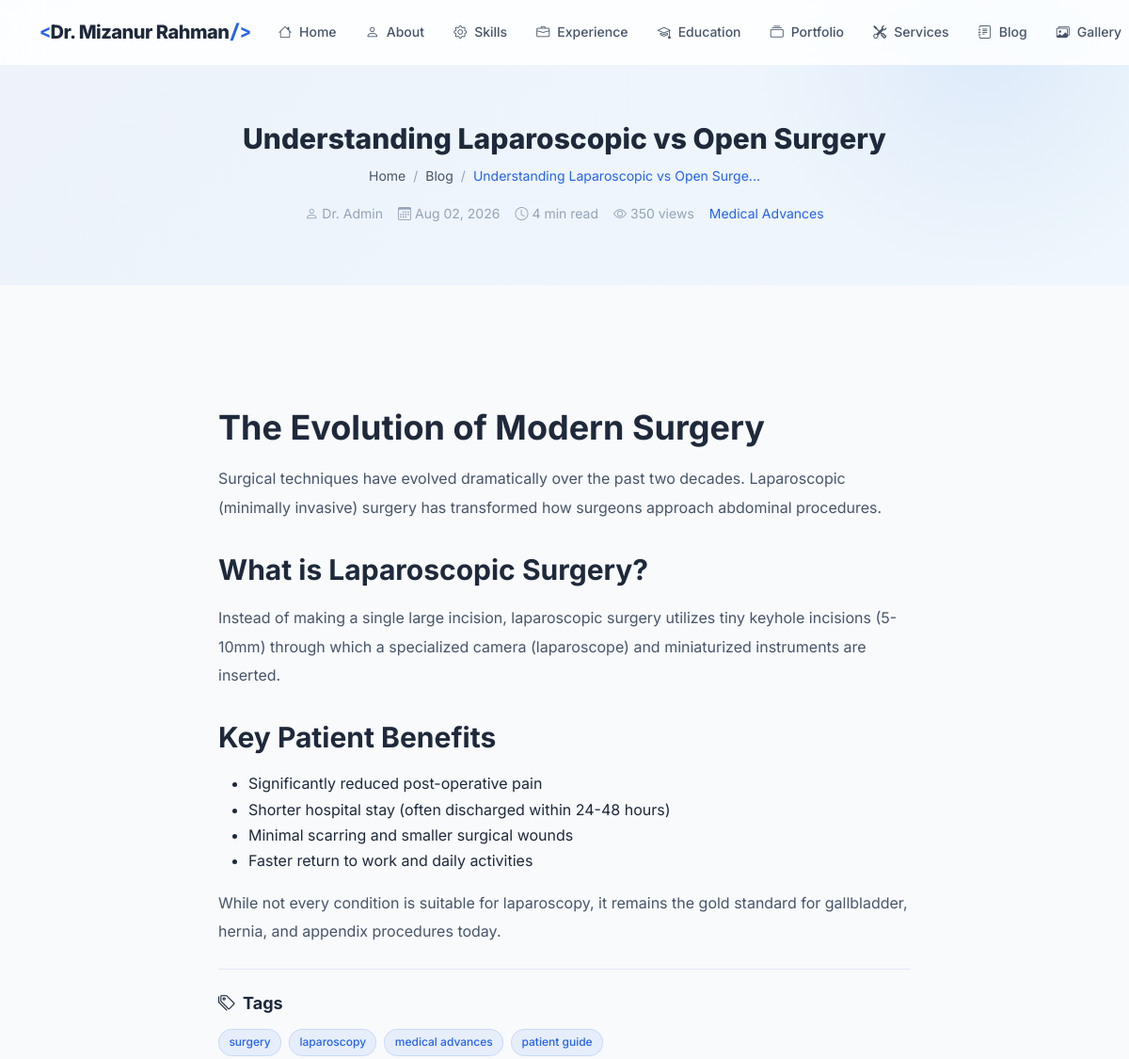
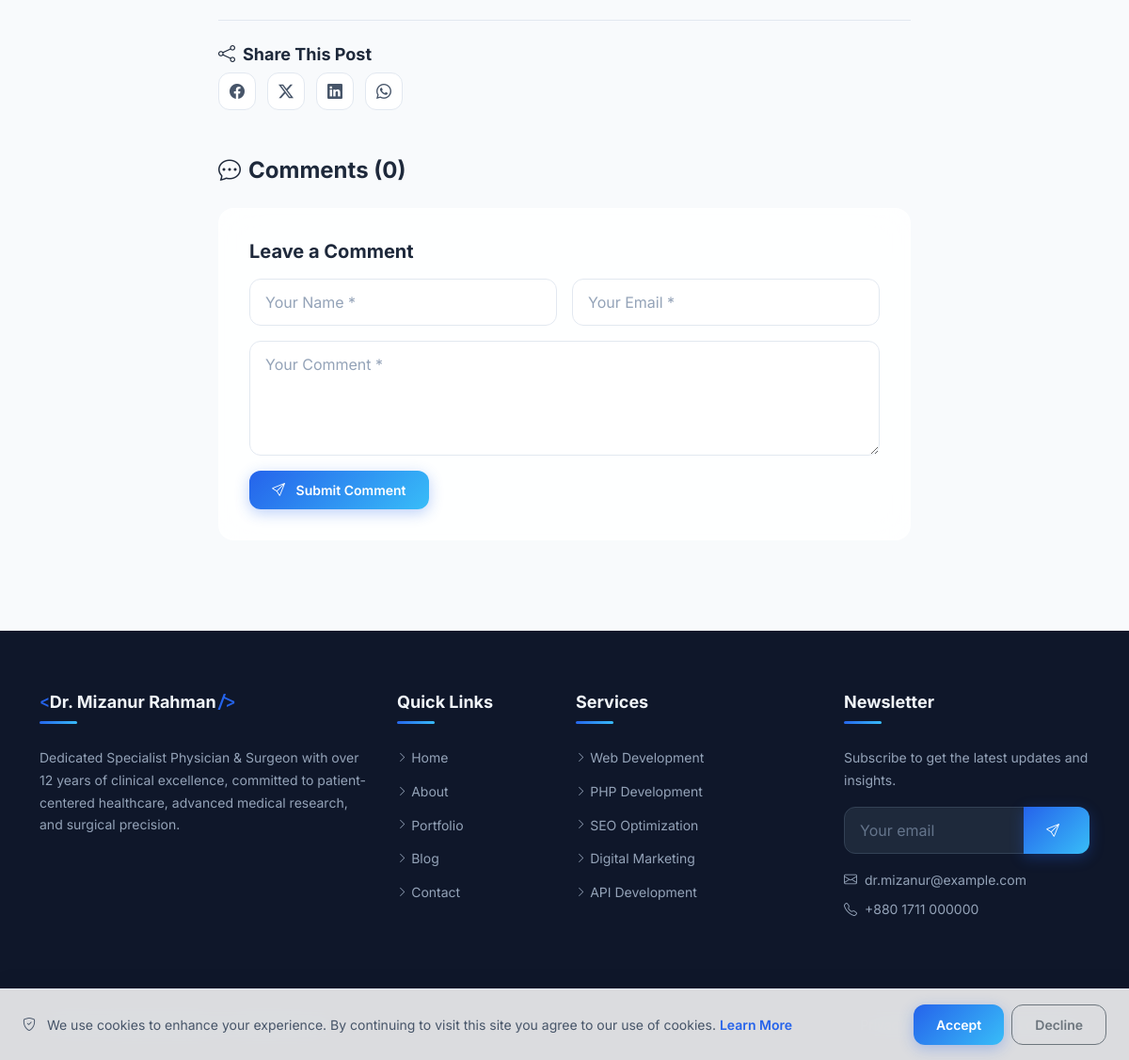
/blog/understanding-laparoscopic-vs-open-surgery, run on the app's committed database (2 pictures, top to bottom).
### tables this page shows
CREATE TABLE IF NOT EXISTS `profile` (
    `id` INT UNSIGNED AUTO_INCREMENT PRIMARY KEY,
    `user_id` INT UNSIGNED NOT NULL,
    `full_name` VARCHAR(150) NOT NULL,
    `profession` VARCHAR(255) DEFAULT NULL,
    `photo` VARCHAR(255) DEFAULT NULL,
    `bio_short` TEXT DEFAULT NULL,
    `bio_full` LONGTEXT DEFAULT NULL,
    `birthday` DATE DEFAULT NULL,
    `nationality` VARCHAR(100) DEFAULT NULL,
    `location` VARCHAR(255) DEFAULT NULL,
    `languages` VARCHAR(500) DEFAULT NULL,
    `email` VARCHAR(255) DEFAULT NULL,
    `phone` VARCHAR(50) DEFAULT NULL,
    `website` VARCHAR(255) DEFAULT NULL,
    `mission` TEXT DEFAULT NULL,
    `vision` TEXT DEFAULT NULL,
    `goals` TEXT DEFAULT NULL,
    `typing_texts` TEXT DEFAULT NULL COMMENT 'JSON array of typing animation texts',
    `stats_experience_years` INT UNSIGNED DEFAULT 0,
    `stats_projects` INT UNSIGNED DEFAULT 0,
    `stats_clients` INT UNSIGNED DEFAULT 0,
    `stats_awards` INT UNSIGNED DEFAULT 0,
    `created_at` DATETIME DEFAULT CURRENT_TIMESTAMP,
    `updated_at` DATETIME DEFAULT CURRENT_TIMESTAMP ON UPDATE CURRENT_TIMESTAMP,
    FOREIGN KEY (`user_id`) REFERENCES `users`(`id`) ON DELETE CASCADE,
    INDEX `idx_user` (`user_id`)
);

CREATE TABLE IF NOT EXISTS `blog` (
    `id` INT UNSIGNED AUTO_INCREMENT PRIMARY KEY,
    `title` VARCHAR(255) NOT NULL,
    `slug` VARCHAR(255) NOT NULL UNIQUE,
    `content` LONGTEXT NOT NULL,
    `excerpt` TEXT DEFAULT NULL,
    `featured_image` VARCHAR(255) DEFAULT NULL,
    `category_id` INT UNSIGNED DEFAULT NULL,
    `tags` VARCHAR(500) DEFAULT NULL COMMENT 'Comma-separated tags',
    `meta_title` VARCHAR(255) DEFAULT NULL,
    `meta_description` VARCHAR(500) DEFAULT NULL,
    `meta_keywords` VARCHAR(500) DEFAULT NULL,
    `views` INT UNSIGNED DEFAULT 0,
    `reading_time` SMALLINT UNSIGNED DEFAULT 0 COMMENT 'Minutes',
    `status` ENUM('draft', 'published', 'archived') DEFAULT 'draft',
    `is_featured` TINYINT(1) DEFAULT 0,
    `published_at` DATETIME DEFAULT NULL,
    `author_id` INT UNSIGNED DEFAULT NULL,
    `created_at` DATETIME DEFAULT CURRENT_TIMESTAMP,
    `updated_at` DATETIME DEFAULT CURRENT_TIMESTAMP ON UPDATE CURRENT_TIMESTAMP,
    FOREIGN KEY (`category_id`) REFERENCES `blog_categories`(`id`) ON DELETE SET NULL,
    FOREIGN KEY (`author_id`) REFERENCES `users`(`id`) ON DELETE SET NULL,
    INDEX `idx_slug` (`slug`),
    INDEX `idx_status` (`status`),
    INDEX `idx_published` (`published_at`),
    INDEX `idx_featured` (`is_featured`),
    INDEX `idx_category` (`category_id`),
    FULLTEXT `ft_search` (`title`, `content`, `tags`)
);

CREATE TABLE IF NOT EXISTS `users` (
    `id` INT UNSIGNED AUTO_INCREMENT PRIMARY KEY,
    `name` VARCHAR(100) NOT NULL,
    `email` VARCHAR(255) NOT NULL UNIQUE,
    `password` VARCHAR(255) NOT NULL,
    `role` ENUM('admin', 'editor') NOT NULL DEFAULT 'admin',
    `avatar` VARCHAR(255) DEFAULT NULL,
    `login_attempts` TINYINT UNSIGNED DEFAULT 0,
    `locked_until` DATETIME DEFAULT NULL,
    `last_login` DATETIME DEFAULT NULL,
    `is_active` TINYINT(1) DEFAULT 1,
    `created_at` DATETIME DEFAULT CURRENT_TIMESTAMP,
    `updated_at` DATETIME DEFAULT CURRENT_TIMESTAMP ON UPDATE CURRENT_TIMESTAMP,
    INDEX `idx_email` (`email`),
    INDEX `idx_active` (`is_active`)
);

CREATE TABLE IF NOT EXISTS `blog_categories` (
    `id` INT UNSIGNED AUTO_INCREMENT PRIMARY KEY,
    `name` VARCHAR(100) NOT NULL,
    `slug` VARCHAR(100) NOT NULL UNIQUE,
    `description` VARCHAR(500) DEFAULT NULL,
    `sort_order` INT UNSIGNED DEFAULT 0,
    `created_at` DATETIME DEFAULT CURRENT_TIMESTAMP,
    INDEX `idx_slug` (`slug`)
);

### pages/blog-single.php (the view, shortened to what the rows shown need)
<?php
$slug = $_GET['slug'] ?? '';
$post = null;
$comments = [];
if ($slug) {
    try {
        $post = $db->fetch(
            "SELECT b.*, bc.name as category_name, bc.slug as category_slug, u.name as author_name
             FROM blog b
             LEFT JOIN blog_categories bc ON b.category_id = bc.id
             LEFT JOIN users u ON b.author_id = u.id
             WHERE b.slug = ? AND b.status = 'published'",
            [$slug]
        );
        if ($post) {
            $db->query("UPDATE blog SET views = views + 1 WHERE id = ?", [$post['id']]);
            $comments = $db->fetchAll(
                "SELECT * FROM blog_comments WHERE blog_id = ? AND status = 'approved' ORDER BY created_at ASC",
                [$post['id']]
            );
        }
    } catch (Exception $e) {}
}
?>
<?php if ($post): ?>
<section class="page-header">
    <div class="container">
        <h1 class="page-title" data-aos="fade-up" style="font-size: var(--font-size-3xl);"><?php echo e($post['title']); ?></h1>
        <nav aria-label="breadcrumb" data-aos="fade-up" data-aos-delay="100">
            <ol class="breadcrumb">
                <li class="breadcrumb-item"><a href="<?php echo url('home'); ?>">Home</a></li>
                <li class="breadcrumb-item"><a href="<?php echo url('blog'); ?>">Blog</a></li>
                <li class="breadcrumb-item active"><?php echo e(truncate($post['title'], 40)); ?></li>
            </ol>
        </nav>
        <div class="d-flex justify-content-center gap-3 flex-wrap mt-3" style="font-size: var(--font-size-sm); color: var(--text-muted);">
            <span><i class="bi bi-person me-1"></i><?php echo e($post['author_name'] ?? 'Admin'); ?></span>
            <span><i class="bi bi-calendar3 me-1"></i><?php echo formatDate($post['published_at']); ?></span>
            <span><i class="bi bi-clock me-1"></i><?php echo (int)$post['reading_time']; ?> min read</span>
            <span><i class="bi bi-eye me-1"></i><?php echo formatNumber((int)$post['views']); ?> views</span>
            <?php if (!empty($post['category_name'])): ?>
            <span><a href="<?php echo url('blog/category/' . $post['category_slug']); ?>" class="category-badge"><?php echo e($post['category_name']); ?></a></span>
            <?php endif; ?>
        </div>
    </div>
</section>
<section class="section" data-blog-id="<?php echo (int)$post['id']; ?>">
    <div class="container">
        <div class="row justify-content-center">
            <div class="col-lg-8">
                <article class="blog-single-content" data-aos="fade-up">
                    <?php echo $post['content']; ?>
                </article>
                <?php if (!empty($post['tags'])): ?>
                <div class="mt-4 pt-4" style="border-top: 1px solid var(--border-color);" data-aos="fade-up">
                    <h6 class="mb-2"><i class="bi bi-tags me-2"></i>Tags</h6>
                    <div class="tech-tags">
                        <?php foreach (explode(',', $post['tags']) as $tag): ?>
                            <?php if (trim($tag)): ?>
                                <a href="<?php echo url('blog/tag/' . slugify(trim($tag))); ?>" class="tech-tag"><?php echo e(trim($tag)); ?></a>
                            <?php endif; ?>
                        <?php endforeach; ?>
                    </div>
                </div>
                <?php endif; ?>
                <div class="mt-4 pt-4" style="border-top: 1px solid var(--border-color);" data-aos="fade-up">
                    <h6 class="mb-2"><i class="bi bi-share me-2"></i>Share This Post</h6>
                    <div class="share-buttons">
                        <button class="share-btn facebook" aria-label="Share on Facebook"><i class="bi bi-facebook"></i></button>
                        <button class="share-btn twitter" aria-label="Share on Twitter"><i class="bi bi-twitter-x"></i></button>
                        <button class="share-btn linkedin" aria-label="Share on LinkedIn"><i class="bi bi-linkedin"></i></button>
                        <button class="share-btn whatsapp" aria-label="Share on WhatsApp"><i class="bi bi-whatsapp"></i></button>
                    </div>
                </div>
                <div class="mt-5" data-aos="fade-up">
                    <h4 class="mb-4"><i class="bi bi-chat-dots me-2"></i>Comments (<?php echo count($comments); ?>)</h4>
                    <?php if (getSetting('comments_enabled', '1') === '1'): ?>
                    <div class="glass-card mt-4">
                        <h5 class="mb-3">Leave a Comment</h5>
                        <form method="post" class="contact-form">
                            <div class="row g-3">
                                <div class="col-md-6">
                                    <input type="text" name="comment_name" class="form-control" placeholder="Your Name *" required>
                                </div>
                                <div class="col-md-6">
                                    <input type="email" name="comment_email" class="form-control" placeholder="Your Email *" required>
                                </div>
                                <div class="col-12">
                                    <textarea name="comment_text" class="form-control" rows="4" placeholder="Your Comment *" required></textarea>
                                </div>
                                <div class="col-12">
                                    <button type="submit" class="btn btn-primary"><i class="bi bi-send"></i> Submit Comment</button>
                                </div>
                            </div>
                        </form>
                    </div>
                    <?php endif; ?>
                </div>
            </div>
        </div>
    </div>
</section>
<?php endif; ?>

### templates/header.php (shortened to what the rows shown need)
<?php
$profile = [];
try {
    $profile = $db->fetch("SELECT * FROM profile LIMIT 1") ?? [];
} catch (Exception $e) {
    $profile = [];
}
?>
<!DOCTYPE html>
<html lang="en" data-theme="light">
<head>
    <link rel="stylesheet" href="https://cdn.jsdelivr.net/npm/bootstrap@5.3.3/dist/css/bootstrap.min.css">
    <link rel="stylesheet" href="https://cdn.jsdelivr.net/npm/bootstrap-icons@1.11.3/font/bootstrap-icons.min.css">
    <link rel="stylesheet" href="https://unpkg.com/aos@2.3.1/dist/aos.css">
    <link rel="stylesheet" href="<?php echo asset('css/style.css'); ?>">
</head>
<body>
    <nav class="navbar navbar-expand-lg fixed-top glass-nav" id="mainNav">
        <div class="container">
            <a class="navbar-brand brand-logo" href="<?php echo url('home'); ?>">
                <?php if (!empty(getSetting('site_logo'))): ?>
                    <img src="<?php echo e(uploadUrl(getSetting('site_logo'))); ?>" alt="<?php echo e(SITE_NAME); ?>" height="40">
                <?php else: ?>
                    <span class="brand-text">
                        <span class="brand-accent">&lt;</span><?php echo e($profile['full_name'] ?? 'JD'); ?><span class="brand-accent">/&gt;</span>
                    </span>
                <?php endif; ?>
            </a>
        </div>
    </nav>
    <main id="main-content">

### templates/footer.php (shortened to what the rows shown need)
    </main>
    <footer class="site-footer">
        <div class="footer-top">
            <div class="container">
                <div class="row g-4">
                    <div class="col-lg-4 col-md-6">
                        <div class="footer-widget">
                            <h5 class="footer-title">
                                <span class="brand-accent">&lt;</span><?php echo e($profile['full_name'] ?? SITE_NAME); ?><span class="brand-accent">/&gt;</span>
                            </h5>
                            <p class="footer-desc">
                                <?php echo e(truncate($profile['bio_short'] ?? SITE_DESCRIPTION, 200)); ?>
                            </p>
                        </div>
                    </div>
                    <div class="col-lg-3 col-md-6">
                        <div class="footer-widget">
                            <div class="footer-contact-info mt-3">
                                <?php if (!empty(getSetting('contact_email'))): ?>
                                <p><i class="bi bi-envelope me-2"></i><?php echo e(getSetting('contact_email')); ?></p>
                                <?php endif; ?>
                                <?php if (!empty(getSetting('contact_phone'))): ?>
                                <p><i class="bi bi-telephone me-2"></i><?php echo e(getSetting('contact_phone')); ?></p>
                                <?php endif; ?>
                            </div>
                        </div>
                    </div>
                </div>
            </div>
        </div>
        <div class="footer-bottom">
            <div class="container">
                <div class="row align-items-center">
                    <div class="col-md-6 text-center text-md-start">
                        <p class="mb-0"><?php echo e(getSetting('footer_text', '© ' . date('Y') . ' ' . ($profile['full_name'] ?? SITE_NAME) . '. All rights reserved.')); ?></p>
                    </div>
                </div>
            </div>
        </div>
    </footer>
</body>
</html>

### data on the page
profile: full_name "Dr. Mizanur Rahman", bio_short "Dedicated Specialist Physician & Surgeon with over 12 years of clinical excellence, committed to patient-centered healthcare, advanced medical research, and surgical precision.", email "dr.mizanur@example.com", phone "+880 1711 000000"
blog: title "Understanding Laparoscopic vs Open Surgery", title "Understanding Laparoscopic vs Open Surge...", author.name "Dr. Admin", published_at "Aug 02, 2026", reading_time "4", views "350", category.name "Medical Advances", content "The Evolution of Modern Surgery Surgical techniques have evolved dramatically over the past two decades. Laparoscopic (minimally invasive) surgery has transformed how surgeons approach abdominal procedures. What is Laparoscopic Surgery? Instead of making a single large incision, laparoscopic surgery utilizes tiny keyhole incisions (5-10mm) through which a specialized camera (laparoscope) and miniaturized instruments are inserted. Key Patient Benefits Significantly reduced post-operative pain Shorter hospital stay (often discharged within 24-48 hours) Minimal scarring and smaller surgical wounds Faster return to work and daily activities While not every condition is suitable for laparoscopy,…", tags "surgery", tags "laparoscopy", tags "medical advances", tags "patient guide"

### other printed values
$item['label'] "Home"
$item['label'] "About"
$item['label'] "Skills"
$item['label'] "Experience"
$item['label'] "Education"
$item['label'] "Portfolio"
$item['label'] "Services"
$item['label'] "Blog"
$item['label'] "Gallery"
count($comments) "0"
